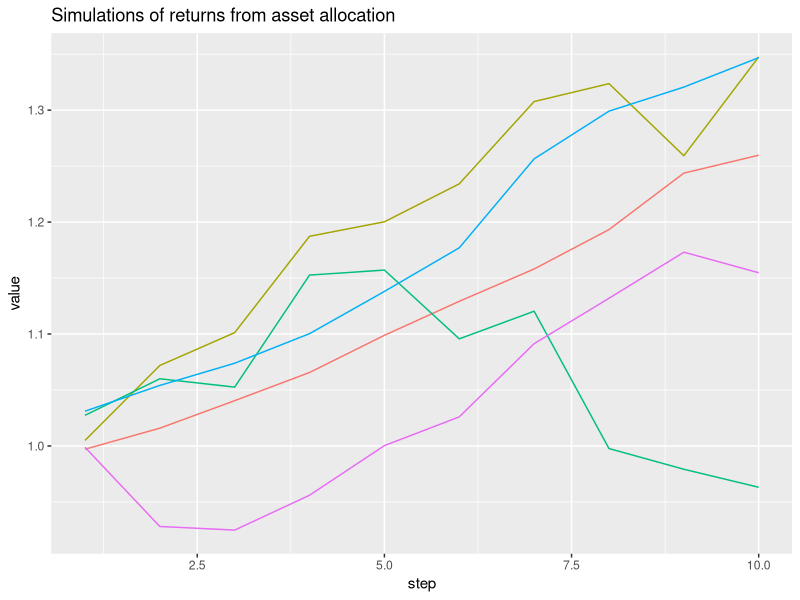

R code for this plot:
##Risk analysis a distribution of outcomes. In this case,
# each line represents the predicted return on investment 
# based on different series of inputs.

install.packages('tidyverse')
library(tidyverse)

RUNS <- 5            #executes 50 runs of the model
DECISION.STEPS <- 10  #twelve discrete time periods

calculate_return <- function(alpha) {
  risk_free_rate <- 1.03
  risky_rate <- rnorm(1) * 0.05 + 1
  (1 - alpha) * risk_free_rate + alpha * risky_rate
}

simulations <- rerun(RUNS, replicate(DECISION.STEPS, #rerun generating sample data.
                                     runif(1) %>% 
                                 calculate_return())) %>%
  set_names(paste0("sim", 1:RUNS)) %>%
  map(~ accumulate(., ~ .x * .y)) %>%
  map_dfr(~ tibble(value = .x, step = 1:DECISION.STEPS), 
          .id = "simulation")

simulations %>%
  ggplot(aes(x = step, y = value)) +
  geom_line(aes(color = simulation)) +
  theme(legend.position = "none") +
  ggtitle("Simulations of returns from asset allocation")


